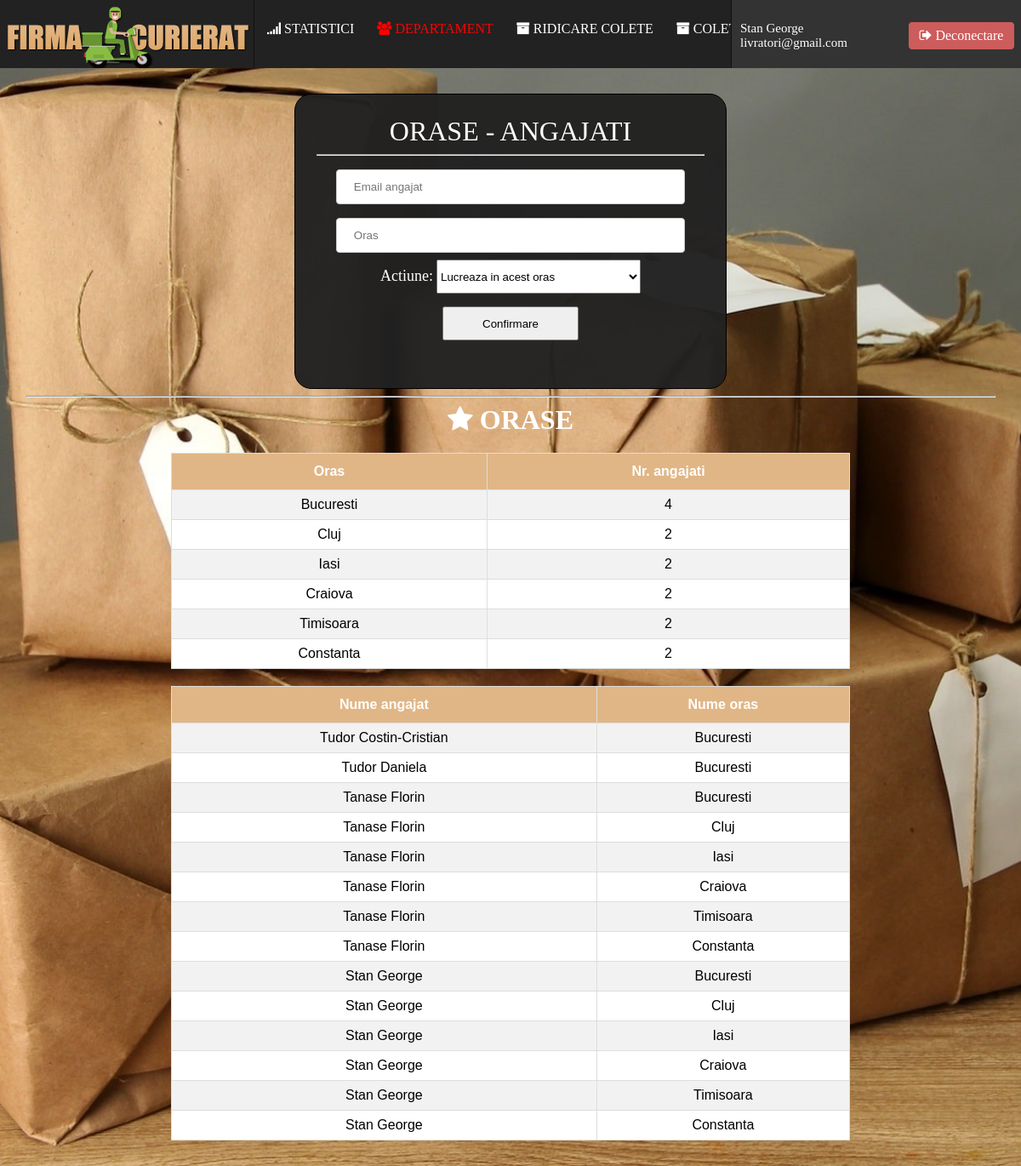
/angajati/orase.php (signed in), run on the app's committed database.
### tables this page shows
CREATE TABLE IF NOT EXISTS `angajati` (
  `AngajatID` int(11) NOT NULL AUTO_INCREMENT,
  `DepartamentID` int(11) DEFAULT NULL,
  `Email` varchar(64) NOT NULL,
  `Parola` varchar(256) NOT NULL,
  `Nume` varchar(20) NOT NULL,
  `Prenume` varchar(20) NOT NULL,
  `CNP` varchar(13) NOT NULL,
  `Telefon` varchar(12) NOT NULL,
  `Sex` char(1) NOT NULL,
  PRIMARY KEY (`AngajatID`),
  KEY `FK_DepartamentAngajat` (`DepartamentID`)
);

CREATE TABLE IF NOT EXISTS `orase` (
  `OrasID` int(11) NOT NULL AUTO_INCREMENT,
  `NumeOras` varchar(20) NOT NULL,
  PRIMARY KEY (`OrasID`)
);

### angajati/orase.php (the view, shortened to what this page needs)
<?php
require_once("includes/Header.php");
?>
<div class="angajatioras">
	<font size="6" color="white" face="Trebuchet MS">ORASE - ANGAJATI</font><hr>
<form method="post" action="">
	<input style="width:90%;" type="text" name="email" id="email" placeholder="Email angajat"><br>
	<input style="width:90%;" type="text" name="oras" id="oras" placeholder="Oras"><br>
    <font color="white" size="4" face="Trebuchet MS"><label for="action">Actiune:</label></font>
    <select id="action" name="action" style="width:240px; height: 40px;" onchange="Action">
      <option value="1">Lucreaza in acest oras</option>
    </select>
	<br>
	<button id="auth" type="submit" name="angajatioras"  class="btn btn-block">Confirmare</button><br>
</form>
</div>
<hr>
<font face="Trebuchet MS" size="6" color="white"><b><span class="fa fa-star"></span> ORASE </b></font><br>
<table id="orase">
  <tr>
    <th style="text-align:center;">Oras</th>
    <th style="text-align:center;">Nr. angajati</th>
  </tr>
<?php
$query = 'CALL SelectareOrase;';
$res = mysqli_query($DB, $query);
mysqli_next_result($DB);
while($oras = mysqli_fetch_array($res)){
?>
  <tr>
    <td><?php echo $oras['NumeOras'];?></td>
	 <td><?php echo $oras['NrAngajati'];?></td>
  </tr>
<?php } ?>
<table id="orase">
  <tr>
    <th style="text-align:center;">Nume angajat</th>
    <th style="text-align:center;">Nume oras</th>
  </tr>
<?php
$query = 'CALL SelectareOraseAngajati;';
$res = mysqli_query($DB, $query);
while($oras = mysqli_fetch_array($res)){
?>
  <tr>
    <td><?php echo $oras['Nume'] . ' ' . $oras['Prenume'];?></td>
	 <td><?php echo $oras['NumeOras'];?></td>
  </tr>
<?php } ?>

### angajati/includes/Header.php (shortened to what this page needs)
<?php
require_once("includes/Config.php");
if(isset($_SESSION['AngajatID'])){
			$query = 'CALL GetAngajatData(' . $_SESSION['AngajatID'] . ');';
			$result = mysqli_query($DB, $query);
			mysqli_next_result($DB);
			$user = mysqli_fetch_array($result, MYSQLI_ASSOC);
}
else{
	Header('Location: login.php');
}
?>
<head>
	<link rel="stylesheet" href="https://maxcdn.bootstrapcdn.com/font-awesome/4.5.0/css/font-awesome.min.css">
</head>
<body>
	<div class="banner">
	<img src="images/logo.png" alt="LOGO">
	</div>
	<div class="userinfo">
		<div class="userinfoContent">
			<?php
				echo $user['Nume'] . ' ' . $user['Prenume'] . '<br>';
				echo $user['Email'] . '<br>';
			?>
		</div>
		<div class="logoutdiv">
             <a href="?logout">
                  <span class="fa fa-sign-out" style="display:inline;">  </span>Deconectare
              </a>
		</div>
	</div>
	<div class="menu">
	<a href="statistici.php"><span class="fa fa-signal"></span> STATISTICI</a>
	<?php
		$qr = 'SELECT EsteManager(' . $_SESSION['AngajatID'] . ');';
		$qr_res = mysqli_query($DB, $qr);
		$manager = mysqli_fetch_array($qr_res, MYSQLI_BOTH);
		if($manager[0] == 'DA'){
	?>
		<a href="manager.php"><font color="red"><span class="fa fa-users"></span> DEPARTAMENT</font></a>
	<?php }
		if($user['DepartamentID'] == 1){ ?>
	<a href="adaugaangajat.php"><span class="fa fa-plus"></span> ADAUGA UN ANGAJAT</a>
	<a href="angajati.php"><span class="fa fa-cogs"></span> CONTURI ANGAJATI</a>
	<a href="clienti.php"><span class="fa fa-cogs"></span> CONTURI CLIENTI</a>
	<a href="orase.php"><span class="fa fa-cogs"></span> ORASE</a>
	<?php }else if($user['DepartamentID'] == 2){ ?>
		<a href="crearepromotii.php"><span class="fa fa-star"></span> CREARE PROMOTII</a>
		<a href="atribuirepromotii.php"><span class="fa fa-star"></span> ATRIBUIRE PROMOTII</a>
	<?php }else if($user['DepartamentID'] == 3){ ?>
		<a href="preluarecomenzi.php"><span class="fa fa-archive"></span> PRELUARE COMENZI</a>
		<a href="coletepreluate.php"><span class="fa fa-archive"></span> COLETE PRELUATE</a>
	<?php }else if($user['DepartamentID'] == 4){ ?>
		<a href="ridicarecolet.php"><span class="fa fa-archive"></span> RIDICARE COLETE </a>
		<a href="coleteridicate.php"><span class="fa fa-archive"></span> COLETE RIDICATE</a>
	<?php } ?>
	</div>
	<div class="pagecontent"><center>

### angajati/includes/Header.php (style rules this page uses)
.menu { z-index:100; overflow: hidden; background-color: #222; border-left: 1px solid #111; border-right: 1px solid #111; position: fixed; top: 0; width: -moz-calc(100% - 640px); width: -webkit-calc(100% - 640px); width: -o-calc(100% - 640px); width: calc(100% - 640px); right:340px; height:55px; white-space: nowrap; padding-top:25px; }
.menu a { margin: 8px; padding-top:35px; font-family: Verdana; font-size:16px; transition:0.6s; margin-left:15px; }
.banner { background-color:#222; height: 80px; overflow: hidden; position: fixed; top: 0px; left:0; z-index:100; width: 300px; cursor: pointer; }
.userinfo { background-color:#333; height: 80px; overflow: hidden; position: fixed; top: 0px; right:0; z-index:100; width: 340px; text-align:left; }
.userinfoContent { padding:10px; font-family: Trebuchet MS; font-size:15; color:white; margin-top:15px; }
.pagecontent { margin-top:80px; background: url('images/background.jpg') no-repeat center; background-size: cover; background-attachment: fixed; min-height:100%; padding:30px; }
.logoutdiv { background-color: indianred; width: 110px; float:right; padding:7px; cursor:pointer; text-align:center; position:fixed; top:25px; right:7px; font-family: Trebuchet MS; border-radius:5px; border:1px solid #333; transition:0.6s; }
body { margin: 0; padding: 0; }
a { text-decoration:none; color: white; }

### angajati/orase.php (style rules this page uses)
#orase { font-family: Arial, Helvetica, sans-serif; border-collapse: collapse; width: 70%; text-align:center; margin-top:20px; }
#orase td, #orase th { border: 1px solid #ddd; padding: 8px; }
#orase tr:nth-child(even) { background-color: #f2f2f2; }
#orase tr:nth-child(odd) { background-color: white; }
#orase th { padding-top: 12px; padding-bottom: 12px; text-align: left; background-color: #E0B686; color: white; }
.angajatioras { width:40%; min-height:20px; min-width:350px; background-color:rgba(34, 34, 34, 0.97); border: 1px solid black; border-radius:20px; padding:25px; text-align:center; }
input { padding: 12px 20px; margin: 8px 0; display: inline-block; border: 1px solid #ccc; border-radius: 4px; box-sizing: border-box; transition:0.5s; }
#auth { margin:15px; width:160px; height:40px; }

### data on the page
angajati: Nume "Stan", Prenume "George", Email "livratori@gmail.com"
orase: NumeOras "Bucuresti", NrAngajati "4", angajati.Nume "Tudor", angajati.Prenume "Costin-Cristian", angajati.Prenume "Daniela", angajati.Nume "Tanase", angajati.Prenume "Florin", angajati.Nume "Stan", angajati.Prenume "George"
orase: NumeOras "Cluj", NrAngajati "2", angajati.Nume "Tanase", angajati.Prenume "Florin", angajati.Nume "Stan", angajati.Prenume "George"
orase: NumeOras "Iasi", NrAngajati "2", angajati.Nume "Tanase", angajati.Prenume "Florin", angajati.Nume "Stan", angajati.Prenume "George"
orase: NumeOras "Craiova", NrAngajati "2", angajati.Nume "Tanase", angajati.Prenume "Florin", angajati.Nume "Stan", angajati.Prenume "George"
orase: NumeOras "Timisoara", NrAngajati "2", angajati.Nume "Tanase", angajati.Prenume "Florin", angajati.Nume "Stan", angajati.Prenume "George"
orase: NumeOras "Constanta", NrAngajati "2", angajati.Nume "Tanase", angajati.Prenume "Florin", angajati.Nume "Stan", angajati.Prenume "George"
